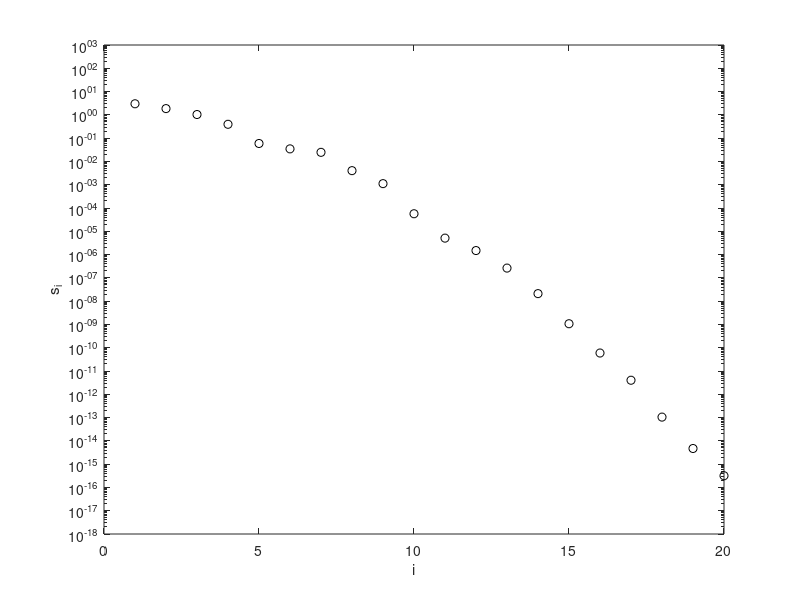

This chart was generated by the following MATLAB code: (Note: this script raises an error after producing the figure.)
% Example 3.1
% from Parameter Estimation and Inverse Problems, 3rd edition, 2018
% by R. Aster, B. Borchers, C. Thurber

% make sure we have a clean environment
clear
randn('state',0);
rand('state',0);

%acquire the G, m, and d originally generated using shaw.m for m=n=20
%using Per Hansen's regularization tools; 
%http://www2.imm.dtu.dk/~pch/Regutools/)
load shaw20.mat

% Compute the SVD.
[U,S,V]=svd(G);

% Create a spike model
spike=zeros(20,1);
spike(10)=1;

% Get the ideal shaw spike data (dspike).
dspike=G*spike;

% Plot the singular values of G on a semi-log plot.
figure(1)
clf
semilogy(diag(S),'ko');
ylim([10^-18 10^3])
xlabel('i');
ylabel('s_i');
bookfonts

disp('Displaying singular values of G (fig. 1)')
print -deps2 c3fshawsing.eps

% Plot column 18 of V.
figure(2)
clf
plotconst(V(:,18),-pi/2,pi/2);
xlabel('\theta (radians)')
ylabel('Intensity')
bookfonts

disp('Displaying column 18 of matrix V (fig. 2)')
print -deps2 c3fV_18.eps

% plot column 1 of V.
figure(3)
clf
plotconst(V(:,1),-pi/2,pi/2);
xlabel('\theta (radians)')
ylabel('Intensity')
bookfonts

disp('Displaying column 1 of matrix V (fig. 3)')
print -deps2 c3fV_1.eps

% Plot the spike model in piecewise continuous form using plotconst.m.
figure(4);
clf
plotconst(spike,-pi/2,pi/2);
axis([-2 2 -0.5 1.5]);
xlabel('\theta (radians)')
ylabel('Intensity')
bookfonts

disp('Displaying spike model (fig. 4)') 
print -deps2 c3fshawspike

% Plot the noise-free Shaw spike data.
figure(5)
clf
plotconst(dspike,-pi/2,pi/2);
axis([-2 2 -0.25 .75]);
xlabel('s (radians)')
ylabel('Intensity')
bookfonts

disp('Displaying noise-free data for Shaw spike model (fig. 5)')
print -deps2 c3fshawspike_data_nonoise.eps


% Create slightly noisy data (dspiken) and see what happens.
dspiken=dspike+1.0e-6*randn(size(dspike));

% Generalized solution for noise-free data
spikemod=G\dspike;

% Find the pseudoinverse solution with noisy data for p=18.
p=18;
Up=U(:,1:p);
Vp=V(:,1:p);
Sp=S(1:p,1:p);
spikemod18n=Vp*inv(Sp)*Up'*dspiken;


% Plot generalized inverse solution for noise-free spike model data
figure(6)
clf
plotconst(spikemod,-pi/2,pi/2);
axis([-2 2 -0.5 1.5]);
xlabel('\theta (radians)')
ylabel('Intensity')
bookfonts

disp('Displaying recovered spike model for noise-free data (fig. 6)');
print -deps2 c3fpinv_spike_nonoise.eps

% Plot recovered model for noisy data, p=18
figure(7)
clf
plotconst(spikemod18n,-pi/2,pi/2);
xlabel('\theta (radians)')
ylabel('Intensity')
bookfonts

disp('Displaying recovered spike model for noisy data p=18 (fig. 7)')
print -deps2 c3fpinv_spike_noise_18.eps

% Find the pseudoinverse solution with noisy data for p=10.
p=10;
Up=U(:,1:p);
Vp=V(:,1:p);
Sp=S(1:p,1:p);

% recover the noise-free model
spikemod10=Vp*inv(Sp)*Up'*dspike;
% recover the noisy model
spikemod10n=Vp*inv(Sp)*Up'*dspiken;


% Plot recovered model for noise-free data, p=10 
figure(8)
clf
plotconst(spikemod10,-pi/2,pi/2);
axis([-2 2 -0.2 0.5]);
xlabel('\theta (radians)')
ylabel('Intensity')
bookfonts

disp('Displaying recovered spike model for noise-free data p=10 (fig. 8)')

% Plot recovered model for noisy data, p=10
figure(9)
clf
plotconst(spikemod10n,-pi/2,pi/2);
axis([-2 2 -0.2 0.5]);
xlabel('\theta (radians)')
ylabel('Intensity')
bookfonts

disp('Displaying recovered spike model for noisy data p=10 (fig. 9)')
print -deps2 c3fpinv_spike_noise_10.eps


% Load the data for n=m=100
load shaw100.mat
% compute the svd
[U100,S100,V100]=svd(G100);

% Get spike for n=100 case
spike100=zeros(100,1);
spike100(46:50)=ones(5,1);

% Get spike date for n=100 case without noise
spikedata100=G100*spike100;
% Add noise to get noisy data
spikedata100n=spikedata100+1.0e-6*randn(100,1);

% get the matrices for p=10
p=10;
Up=U100(:,1:p);
Vp=V100(:,1:p);
Sp=S100(1:p,1:p);

% recover the model from noisy data
spikeinv100n=Vp*inv(Sp)*Up'*spikedata100n;

% Plot spectrum of singular values for n=100 problem
figure(10)
clf
semilogy(diag(S100),'ko');
xlabel('i')
ylabel('s_i')
bookfonts
ylim([1e-20 1e5])

disp('Singular values of G for Shaw problem (n=100) (fig. 10)')
print -deps2 c3fshawsing_100.eps

%Plot recovered model for noisy data with n=100, p=10
figure(11)
clf
plotconst(spikeinv100n,-pi/2,pi/2);
axis([-2 2 -0.25 .75]);
xlabel('\theta (radians)')
ylabel('Intensity')
bookfonts

disp(['Displaying recovered spike model for n=100, p=10 with noisy data'...
    ' (fig. 11)'])
print -deps2 c3fpinv_spike_noise_100_10.eps

% Now try p=18 case on n=100 data
p=18;
Up=U100(:,1:p);
Vp=V100(:,1:p);
Sp=S100(1:p,1:p);

% Get recovered model
spikeinv100n18=Vp*inv(Sp)*Up'*spikedata100n;

%Plot recovered model for noisy data with n=100, p=18
figure(12)
clf
plotconst(spikeinv100n18,-pi/2,pi/2);
xlabel('\theta (radians)')
ylabel('Intensity')
bookfonts

disp(['Displaying recovered spike model for n=100, p=18 with noisy data'...
    ' (fig. 12)'])

% Now, the 6 element discretization.
% Get the singular values of G for n=6
load shaw6.mat
[U6,S6,V6]=svd(G6);

% Plot singular values of G for n=6
figure(13)
clf
semilogy(diag(S6),'ko');
xlabel('i')
ylabel('s_i')
bookfonts

disp('Displaying singular values of G for n=6 (fig. 13)')
print -deps2 c3fshawsing_6.eps
